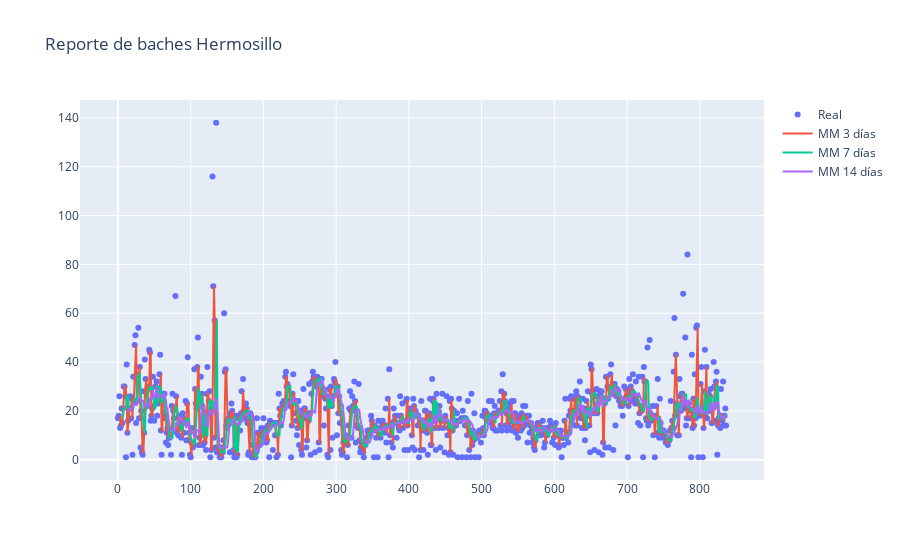

The cell this chart's notebook holds for it:
### Code cell
df["mm 3"] = df['size'].rolling(window=3, center=False).median()
df["mm 7"] = df['size'].rolling(window=7, center=False).median()
df["mm 14"] = df['size'].rolling(window=14, center=False).median()

fig = go.Figure(
).add_scatter(
    x=df.index,
    y=df["size"],
    mode='markers',
    name="Real"
).add_scatter(
    x=df.index,
    y=df["mm 3"],
    hovertemplate="%{y:.1f}",
    name="MM 3 días"
).add_scatter(
    x=df.index,    
    y=df["mm 7"],
    hovertemplate="%{y:.1f}",
    name="MM 7 días"
).add_scatter(
    x=df.index,
    y=df["mm 14"],
    hovertemplate="%{y:.1f}",
    name="MM 14 días"
).update_layout(
    title='Reporte de baches Hermosillo',
    hovermode="x"
).show()

### Figure 1 — Plotly figure (JSON) as saved in the notebook; plotly's stock layout.template omitted (floating-point values rounded to 4 significant figures; data arrays with more than 128 entries replaced by an {"elided": "..."} marker saying what was removed)
{"data": [{"mode": "markers", "name": "Real", "type": "scatter", "x": {"elided": "837 int values"}, "y": {"elided": "837 int values"}}, {"hovertemplate": "%{y:.1f}", "name": "MM 3 días", "type": "scatter", "x": {"elided": "837 int values"}, "y": {"elided": "837 int values"}}, {"hovertemplate": "%{y:.1f}", "name": "MM 7 días", "type": "scatter", "x": {"elided": "837 int values"}, "y": {"elided": "837 int values"}}, {"hovertemplate": "%{y:.1f}", "name": "MM 14 días", "type": "scatter", "x": {"elided": "837 int values"}, "y": {"elided": "837 float values"}}], "layout": {"hovermode": "x", "title": {"text": "Reporte de baches Hermosillo"}}}
